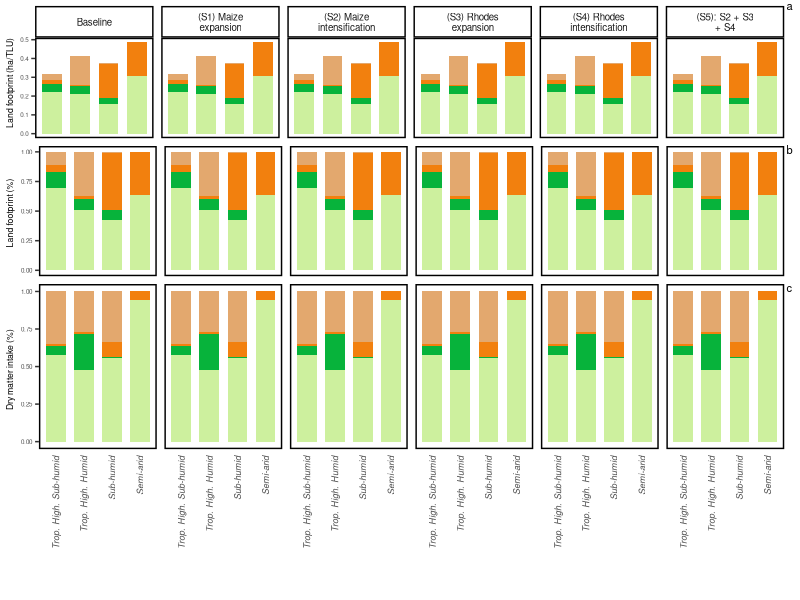

This chart was generated by the following R code:

library(readxl)
library(ggplot2)
library(ggpubr)
library(cowplot)

# Automatically define working directory based on where the file is located
setwd(dirname(rstudioapi::getActiveDocumentContext()$path))
getwd()

save.image('All.data.RData')


run.all <- function(){
  
sarid <- read_excel("Land_use_parameters.xlsx" , sheet = 'Sarid')
thsh <- read_excel("Land_use_parameters.xlsx" , sheet = 'THSH')
sh <- read_excel("Land_use_parameters.xlsx" , sheet = 'SH')
thh <- read_excel("Land_use_parameters.xlsx" , sheet = 'THH')

sarid <- as.data.frame(sarid)
thsh <- as.data.frame(thsh)
sh <- as.data.frame(sh)
thh <- as.data.frame(thh)

sarid.dmi <- sarid[1:5,c(1,2)]
thsh.dmi <- thsh[1:5,c(1,2)]
sh.dmi <- sh[1:5,c(1,2)]
thh.dmi <- thh[1:5,c(1,2)]

sarid.lf <- sarid[12:15,c(5 , 10 , 11)]
thsh.lf <- thsh[12:15,c(5 , 10 , 11)]
sh.lf <- sh[12:15,c(5 , 10 , 11)]
thh.lf <- thh[12:15,c(5 , 10 , 11)]


sarid.dmi$aez <- 'SA'
thsh.dmi$aez <- 'THSH'
sh.dmi$aez <-  'SH'
thh.dmi$aez <-  'THH'

sarid.lf$aez <- 'SA'
thsh.lf$aez <- 'THSH'
sh.lf$aez <-  'SH'
thh.lf$aez <-  'THH'


dmi.d.0 <- rbind(sarid.dmi , thsh.dmi , sh.dmi , thh.dmi)
lf.d.0 <- rbind(sarid.lf , thsh.lf , sh.lf , thh.lf)
#View(dmi.d.0)

names(dmi.d.0)[1] <- 'feed'
names(dmi.d.0)[2] <- 'dmi'

# Replace grazing + collected fodder with 'native grass'

dmi.d.0$dmi.n <- NA

for (aez in unique(dmi.d.0$aez)) {
 dmi.d.0[dmi.d.0$aez == aez & dmi.d.0$feed == 'Grazing', 'dmi.n'] <- (
   dmi.d.0[dmi.d.0$aez == aez & dmi.d.0$feed == 'Grazing', 'dmi'] +
     dmi.d.0[dmi.d.0$aez == aez & dmi.d.0$feed == "Collected fodder", 'dmi' ]
 )
  
}

dmi.d.0[dmi.d.0$feed != 'Grazing' , 'dmi.n'] <-  dmi.d.0[dmi.d.0$feed != 'Grazing' , 'dmi']
dmi.d.0 <- dmi.d.0[ !(dmi.d.0$feed == 'Collected fodder') , ] 
dmi.d.0$dmi <- dmi.d.0$dmi.n
dmi.d.0 <- dmi.d.0[ , -4]
#View(dmi.d.0)

# Rename columns of dataframes
names(dmi.d.0)[1] <- 'feed'
names(dmi.d.0)[2] <- 'dmi.pct'

names(lf.d.0)[1] <- 'land'
names(lf.d.0)[2] <- 'lf.pct'
names(lf.d.0)[3] <- 'lf.act'

lf.d.0$lf.pct <- as.numeric(lf.d.0$lf.pct)
lf.d.0$lf.act <- as.numeric(lf.d.0$lf.act)

# Rename names for feed types to correspond with land types
uniq.fds <- unique(dmi.d.0$feed)

new.feed.nms <- c("Native grassland", "Rhodes grass" , "Maize residue" , "Maize concentrate")

dmi.d.0[dmi.d.0$feed == uniq.fds[1] , 'feed'] <- new.feed.nms[1]
dmi.d.0[dmi.d.0$feed == uniq.fds[2] , 'feed'] <- new.feed.nms[2]
dmi.d.0[dmi.d.0$feed == uniq.fds[3] , 'feed'] <- new.feed.nms[3]
dmi.d.0[dmi.d.0$feed == uniq.fds[4] , 'feed'] <- new.feed.nms[4]

# Add additional columns for strings of aez names
unique.aez <- unique(lf.d.0$aez)

lf.d.0$aez.long <- NA
dmi.d.0$aez.long <- NA

long.aez.strings <- c("Semi-arid" , "Trop. High. Sub-humid" , "Sub-humid" , "Trop. High. Humid")

lf.d.0[lf.d.0$aez == unique.aez[1] , 'aez.long'] <- long.aez.strings[1]
lf.d.0[lf.d.0$aez == unique.aez[2] , 'aez.long'] <- long.aez.strings[2]
lf.d.0[lf.d.0$aez == unique.aez[3] , 'aez.long'] <- long.aez.strings[3]
lf.d.0[lf.d.0$aez == unique.aez[4] , 'aez.long'] <- long.aez.strings[4]

dmi.d.0[dmi.d.0$aez == unique.aez[1] , 'aez.long'] <- long.aez.strings[1]
dmi.d.0[dmi.d.0$aez == unique.aez[2] , 'aez.long'] <- long.aez.strings[2]
dmi.d.0[dmi.d.0$aez == unique.aez[3] , 'aez.long'] <- long.aez.strings[3]
dmi.d.0[dmi.d.0$aez == unique.aez[4] , 'aez.long'] <- long.aez.strings[4]

# Add additional rows for scenario parameters here
lf.d.0$scen <- 'Baseline'
dmi.d.0$scen <- 'Baseline'

lf.d.s1 <- lf.d.0
lf.d.s2 <- lf.d.0
lf.d.s3 <- lf.d.0
lf.d.s4 <- lf.d.0
lf.d.s5 <- lf.d.0

dmi.d.s1 <- dmi.d.0
dmi.d.s2 <- dmi.d.0
dmi.d.s3 <- dmi.d.0
dmi.d.s4 <- dmi.d.0
dmi.d.s5 <- dmi.d.0

scen.names <<- c(
  #"Baseline"
   "(S1) Maize\nexpansion"
  , "(S2) Maize\nintensification"
  , "(S3) Rhodes\nexpansion"
  , "(S4) Rhodes\nintensification"
  , "(S5): S2 + S3\n+ S4"
)

scen.names.plus.bl <<- c(
  "Baseline"
  , "(S1) Maize\nexpansion"
  , "(S2) Maize\nintensification"
  , "(S3) Rhodes\nexpansion"
  , "(S4) Rhodes\nintensification"
  , "(S5): S2 + S3\n+ S4"
)

lf.d.s1$scen <- scen.names[1]
lf.d.s2$scen <- scen.names[2]
lf.d.s3$scen <- scen.names[3]
lf.d.s4$scen <- scen.names[4]
lf.d.s5$scen <- scen.names[5]

dmi.d.s1$scen <- scen.names[1]
dmi.d.s2$scen <- scen.names[2]
dmi.d.s3$scen <- scen.names[3]
dmi.d.s4$scen <- scen.names[4]
dmi.d.s5$scen <- scen.names[5]

lf.d <- rbind( lf.d.0 , lf.d.s1 , lf.d.s2 , lf.d.s3 , lf.d.s4 , lf.d.s5 )
dmi.d <- rbind( dmi.d.0 , dmi.d.s1 , dmi.d.s2 , dmi.d.s3 , dmi.d.s4 , dmi.d.s5 )

#View(lf.d)
#View(dmi.d)

colnames(dmi.d)

# Define scenarios as % change from baseline parameters (feed, land footprint)
scen.prms.dm <- read_excel("Scenario_params.xlsx" , sheet = 'Feeding')
scen.prms.lf <- read_excel("Scenario_params.xlsx" , sheet = 'Land.footprint')

scen.prms.dm <- as.data.frame(scen.prms.dm)
scen.prms.lf <- as.data.frame(scen.prms.lf)

unique.scens <- unique(scen.prms.dm$scen)
unique.feeds <- unique(scen.prms.dm$feed)
unique.lands <- unique(scen.prms.lf$land)
unique.aezs <- unique(scen.prms.lf$aez)

for (s in unique.scens) {
for (f in unique.feeds) {
for (aez in unique.aezs) {
  
dmi.d[dmi.d$feed == f & dmi.d$scen == s & dmi.d$aez == aez, 'dmi.pct'] <- (
  dmi.d[dmi.d$feed == f & dmi.d$scen == 'Baseline' & dmi.d$aez == aez, 'dmi.pct'] 
     * scen.prms.dm[scen.prms.dm$feed == f & scen.prms.dm$scen == s & scen.prms.dm$aez == aez , 'delta.feed.dmi']
    )

}
}
}

for (s in unique.scens) {
  for (f in unique.lands) {
    for (aez in unique.aezs) {
      
      lf.d[lf.d$land == f & lf.d$scen == s & lf.d$aez == aez, 'lf.pct'] <- (
       lf.d[lf.d$land == f & lf.d$scen == 'Baseline' & lf.d$aez == aez, 'lf.pct'] 
        * scen.prms.lf[scen.prms.lf$land == f & scen.prms.lf$scen == s & scen.prms.lf$aez == aez , 'delta.lf.pct']
      )
      
      lf.d[lf.d$land == f & lf.d$scen == s & lf.d$aez == aez, 'lf.act'] <- (
        lf.d[lf.d$land == f & lf.d$scen == 'Baseline' & lf.d$aez == aez, 'lf.act'] 
        * scen.prms.lf[scen.prms.lf$land == f & scen.prms.lf$scen == s & scen.prms.lf$aez == aez , 'delta.lf.act']
      )
      
    }
  }
}

#View(dmi.d)
#View(lf.d)


plots <- function(){
  
feed.levels <- c(
  "Maize residue"
  , "Maize concentrate"
  ,"Rhodes grass" 
  ,"Native grassland"
 # ,  "Collected fodder" 
)


color.scale.feed <-  c(
  '#e3a86e'
  , '#F2800E'
  , '#07B33B'
  , '#CDF09E'
)

land.levels <- c(
         'Maize as residue'
         ,'Maize as concentrate'
         ,'Improved forage'
         ,'Native grass'
  )

color.scale.land <-  c(
  '#e3a86e'
  , '#F2800E'
  , '#07B33B'
  , '#CDF09E'
  #,'pink'
)

aez.long.levels <- c('Trop. High. Sub-humid'
                     ,'Trop. High. Humid'
                     ,'Sub-humid'
                     ,'Semi-arid'
                     )

dmi.d$feed <- factor (dmi.d$feed  , levels = feed.levels)
lf.d$land <- factor (lf.d$land  , levels = land.levels)

dmi.d$aez.long <- factor (dmi.d$aez.long , levels = aez.long.levels)
lf.d$aez.long <- factor (lf.d$aez.long  , levels = aez.long.levels)

dmi.d$scen <- factor (dmi.d$scen , levels = scen.names.plus.bl )
lf.d$scen  <- factor (lf.d$scen  , levels = scen.names.plus.bl )


# Plot theme parameters
bar.width <- 0.7
y.tit.fs <- 6.25
y.tick.fs <- 4.5
x.ax.text.fs <- 6.5

# figure margins
p1.mg.top <- 0.15
p1.mg.right <- 0.4
p1.mg.bottom <- 0.05
p1.mg.left <- 0.15

p2.mg.top <- 0.05
p2.mg.right <- 0.4
p2.mg.bottom <- 0.05
p2.mg.left <- 0.15

p3.mg.top <- 0.05
p3.mg.right <- 0.4
p3.mg.bottom <- 1.15
p3.mg.left <- 0.15

# Facets
strip.fs <- 7

# Legend
n.cols <- 2
leg.x.crd <- 0.5
leg.y.crd <- -1.2
leg.key.h <- 0.35
leg.key.w <- 0.35
leg.txt.fs <- 6.8


lf.act.0 <<- ggplot( lf.d  , aes( fill = land , x = aez.long,  y = lf.act ) ) +
  geom_bar( stat = 'identity' , width = bar.width ) +
  ylab('     Land footprint (ha/TLU)') +
  scale_fill_manual(values = color.scale.land) +
  facet_grid( ~ scen) +
  theme(
    plot.margin = unit(c( p1.mg.top ,  p1.mg.right,  p1.mg.bottom, p1.mg.left), "cm"),
    axis.text.x = element_blank()
    , axis.title.x = element_blank()
    , axis.title.y = element_text(size = y.tit.fs ) 
    , axis.text.y = element_text(size = y.tick.fs)
    , axis.ticks.x = element_blank()
    # Panel
    ,panel.grid.major = element_blank()
    ,panel.grid.minor = element_blank()
    ,panel.background = element_blank()
    ,panel.border = element_rect(colour = "black",
                                 fill=NA, size=1)
    # Strip
    ,strip.background = element_rect(color='black', fill='white', size=1.0, linetype="solid"),
    , strip.text.x =   element_text( size = strip.fs )
    # Legend
    ,  legend.position="none"
 
    ) 


lf.pct.p.0 <<- ggplot( lf.d  , aes(x = aez.long , y = lf.pct , fill = land) ) +
  geom_bar(position="fill" , stat = "identity" , width = bar.width ) +
  ylab('Land footprint (%)  ') +
  xlab('Agro-ecolocical zone') +
  scale_fill_manual(values = color.scale.land) +
  facet_grid( ~ scen) +
  theme(
    plot.margin = unit(c( p2.mg.top ,  p2.mg.right,  p2.mg.bottom, p2.mg.left), "cm"),
    , axis.title.x = element_blank()
    , axis.title.y = element_text(size = y.tit.fs ) 
    , axis.ticks.x = element_blank()
    , axis.text.y = element_text(size = y.tick.fs)
    , axis.text.x = element_blank()
    # Strip
    ,strip.background.y =  element_blank(),
    ,strip.text.x =   element_blank()
    # Panel
    ,panel.grid.major = element_blank()
    ,panel.grid.minor = element_blank()
    ,panel.background = element_blank()
    ,panel.border = element_rect(colour = "black",
                                 fill=NA, size=1)
    ,  legend.position="none" 
    )
    
dmi.p.0 <<- ggplot( dmi.d  , aes(x = aez.long , y = dmi.pct , fill = feed) ) +
  geom_bar(position="fill", stat="identity"  , width = bar.width) +
  ylab('Dry matter intake (%)   ') +
  xlab('Agro-ecolocical zone') +
  scale_fill_manual(values = color.scale.feed) +
  facet_grid( ~ scen) +
  guides(fill=guide_legend(ncol=n.cols)) +
  theme(
    plot.margin = unit(c( p3.mg.top ,  p3.mg.right,  p3.mg.bottom, p3.mg.left), "cm"),
    , axis.title.x = element_blank()
    , axis.title.y = element_text(size = y.tit.fs) 
    , axis.ticks.x = element_blank()
    , axis.text.y = element_text(size = y.tick.fs)
    , axis.text.x = element_text(angle = 90, face = 'italic' , vjust = 0.5, hjust=1, size = x.ax.text.fs )
    #Strip
    , strip.text.x =   element_blank()
    , strip.background.y =  element_blank(),
    , strip.text.y =   element_blank()
    # Panel
    , panel.grid.major = element_blank()
    , panel.grid.minor = element_blank()
    , panel.background = element_blank()
    , panel.border = element_rect(colour = "black",
                                 fill=NA, size=1)
    # Legend
    #,  legend.position="bottom" 
    , legend.position = c(leg.x.crd , leg.y.crd)
    #, legend.position.inside = c(.25,-.5)
    ,  legend.title=element_blank()
    ,  legend.key.height = unit(leg.key.h , 'cm')
    ,  legend.key.width = unit(leg.key.w , 'cm')
    ,  legend.text = element_text(size = leg.txt.fs ) 
    )

label.fs <- 8

lf.act  <<- annotate_figure( lf.act.0 ,   fig.lab = " a  ", fig.lab.pos ="top.right", fig.lab.size = label.fs)
lf.pct.p  <<- annotate_figure(lf.pct.p.0 ,   fig.lab = " b  ", fig.lab.pos ="top.right", fig.lab.size = label.fs)
dmi.p  <<- annotate_figure( dmi.p.0 ,   fig.lab = " c  ", fig.lab.pos ="top.right", fig.lab.size = label.fs)


fig.land.nexus   <<- plot_grid( 
                           lf.act , 
                           lf.pct.p  , 
                           dmi.p , 
                           align = "h", 
                           nrow = 3, 
                           ncol = 1 , 
                           rel_heights = c(24/100, 23/100 , 53/100))

fig.land.nexus


fig.land.nexus.pt.x.dim <- 640
fig.land.nexus.pt.y.dim <- 540
ggsave("fig.land.nexus.jpeg",     fig.land.nexus   ,  width =   fig.land.nexus.pt.x.dim, height =   fig.land.nexus.pt.y.dim , units="px", scale=2.5  )

}
plots()

}
run.all()
